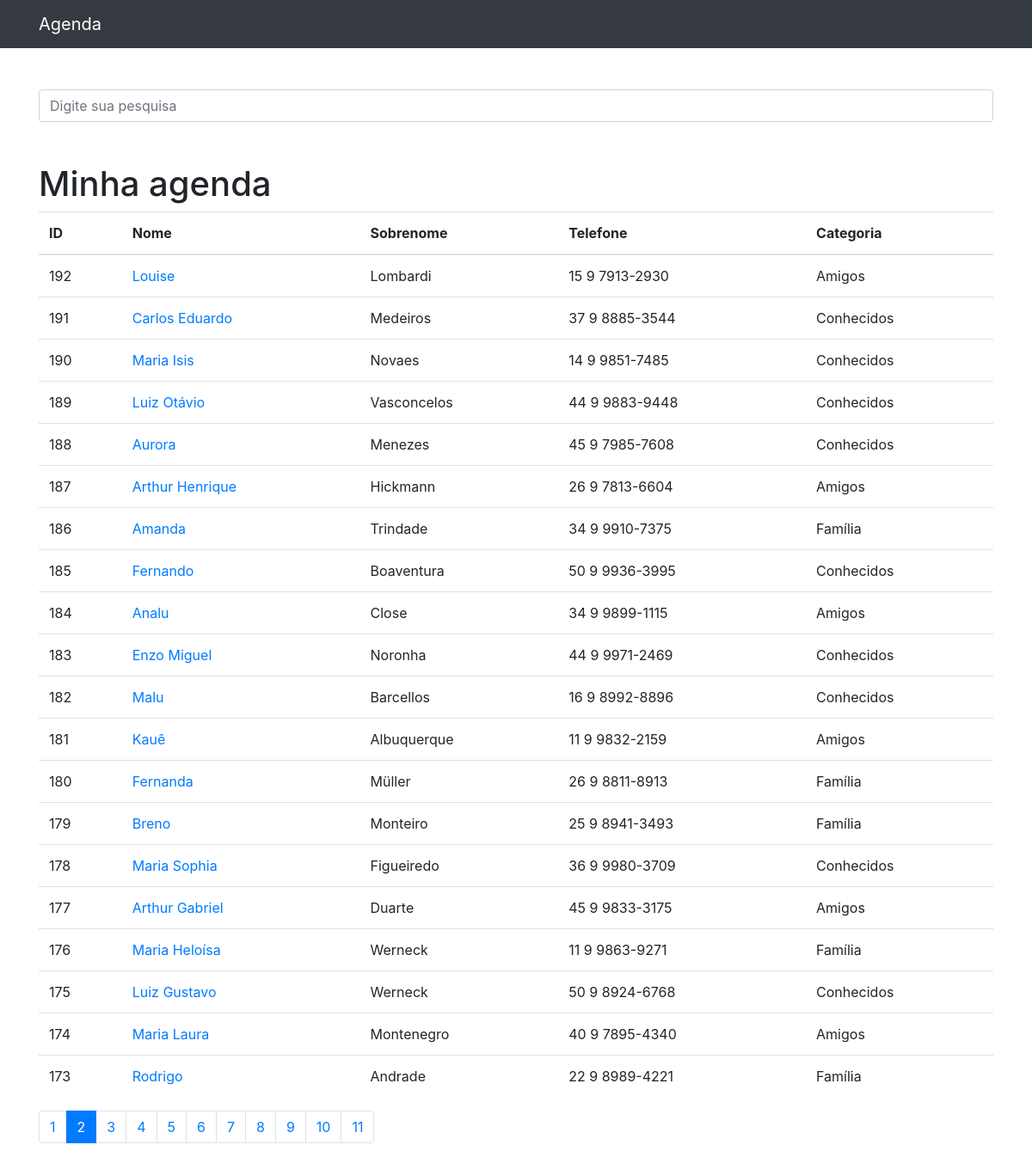
Screenshot of /?p=2&termo= with the database file from the repository.
### contatos/models.py (models this page shows, shortened)
class Contato(models.Model):
    nome = models.CharField(max_length=150)
    sobrenome = models.CharField(max_length=255, blank=True)
    telefone = models.CharField(max_length=255)
    email = models.CharField(max_length=255, blank=True)
    data_criacao = models.DateTimeField(default=timezone.now)
    descricao = models.TextField(blank=True)
    categoria = models.ForeignKey(Categoria, on_delete=models.DO_NOTHING)
    mostrar = models.BooleanField(default=True)
    foto = models.ImageField(blank=True, upload_to='fotos/%Y/%m/')

class Categoria(models.Model):
    nome = models.CharField(max_length=255)
    def __str__(self):
        return self.nome

### contatos/views.py (the view)
# urls.py: path('', views.index, name='index'),
def index(request):
    contatos = Contato.objects.order_by('-id').filter(
        mostrar=True
    )
    paginator = Paginator(contatos, 20)
    page = request.GET.get('p')
    contatos = paginator.get_page(page)
    return render(request, 'contatos/index.html', {
        'contatos': contatos
    })

### contatos/templates/contatos/index.html
{% extends 'base.html' %}
{%block conteudo%}
    <h1 class="mt-5">Minha agenda</h1>
    <table class="table">
      <thead>
        <tr>
          <th>ID</th>
          <th>Nome</th>
          <th>Sobrenome</th>
          <th>Telefone</th>
          <th>Categoria</th>
        </tr>
      </thead>
      <tbody>
        {% for contato in contatos %}
          <tr>
            <td>{{ contato.id }}</td>
            <td>
              <a href="{% url 'ver_contato' contato.id %}">{{ contato.nome }}</a>
            </td>
            <td>{{ contato.sobrenome }}</td>
            <td>{{ contato.telefone }}</td>
            <td>{{ contato.categoria }}</td>
          </tr>
        {% endfor %}
      </tbody>
    </table>
<nav aria-label="Page navigation example">
  <ul class="pagination">
    {% for pagina in contatos.paginator.page_range %}
      {% if contatos.number == pagina %}
        <li class="page-item active">
          <a class="page-link" href="?p={{ pagina }}&termo={{ request.GET.termo }}">{{pagina}}</a>
        </li>
      {% else %}
        <li class="page-item">
          <a class="page-link" href="?p={{ pagina }}&termo={{ request.GET.termo }}">{{pagina}}</a>
        </li>
      {% endif %}
    {% endfor %}
  </ul>
</nav>
{%endblock%}

### rows the page displays
Contato: id "192", nome "Louise", sobrenome "Lombardi", telefone "15 9 7913-2930", categoria "Amigos"
Contato: id "191", nome "Carlos Eduardo", sobrenome "Medeiros", telefone "37 9 8885-3544", categoria "Conhecidos"
Contato: id "190", nome "Maria Isis", sobrenome "Novaes", telefone "14 9 9851-7485", categoria "Conhecidos"
Contato: id "189", nome "Luiz Otávio", sobrenome "Vasconcelos", telefone "44 9 9883-9448", categoria "Conhecidos"
Contato: id "188", nome "Aurora", sobrenome "Menezes", telefone "45 9 7985-7608", categoria "Conhecidos"
Contato: id "187", nome "Arthur Henrique", sobrenome "Hickmann", telefone "26 9 7813-6604", categoria "Amigos"
Contato: id "186", nome "Amanda", sobrenome "Trindade", telefone "34 9 9910-7375", categoria "Família"
Contato: id "185", nome "Fernando", sobrenome "Boaventura", telefone "50 9 9936-3995", categoria "Conhecidos"
Contato: id "184", nome "Analu", sobrenome "Close", telefone "34 9 9899-1115", categoria "Amigos"
Contato: id "183", nome "Enzo Miguel", sobrenome "Noronha", telefone "44 9 9971-2469", categoria "Conhecidos"
Contato: id "182", nome "Malu", sobrenome "Barcellos", telefone "16 9 8992-8896", categoria "Conhecidos"
Contato: id "181", nome "Kauê", sobrenome "Albuquerque", telefone "11 9 9832-2159", categoria "Amigos"
Contato: id "180", nome "Fernanda", sobrenome "Müller", telefone "26 9 8811-8913", categoria "Família"
Contato: id "179", nome "Breno", sobrenome "Monteiro", telefone "25 9 8941-3493", categoria "Família"
Contato: id "178", nome "Maria Sophia", sobrenome "Figueiredo", telefone "36 9 9980-3709", categoria "Conhecidos"
Contato: id "177", nome "Arthur Gabriel", sobrenome "Duarte", telefone "45 9 9833-3175", categoria "Amigos"
Contato: id "176", nome "Maria Heloísa", sobrenome "Werneck", telefone "11 9 9863-9271", categoria "Família"
Contato: id "175", nome "Luiz Gustavo", sobrenome "Werneck", telefone "50 9 8924-6768", categoria "Conhecidos"
Contato: id "174", nome "Maria Laura", sobrenome "Montenegro", telefone "40 9 7895-4340", categoria "Amigos"
Contato: id "173", nome "Rodrigo", sobrenome "Andrade", telefone "22 9 8989-4221", categoria "Família"

### other values shown
{{ pagina }} "1" "3" "4" "5" "6" "7" "8" "9" "10" "11"
{{ pagina }} "2"
